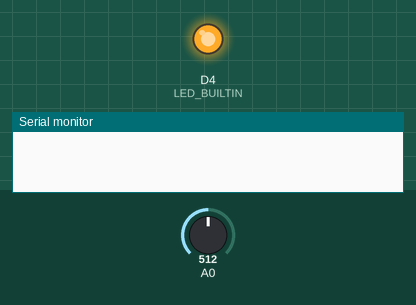
Recording of a program running on a simulated ESP8266 (Wemos D1 mini). On the bench: output pins drawn as LEDs (lit = HIGH, except the on-board LED, lit = LOW), the last lines printed to the serial monitor. Inputs (shaded band) come from the test bench; at power-on: A0 = 512. WiFi joins after 1.5 s; servers stay silent unless stated; EEPROM starts erased; no MQTT or app messages arrive unless stated.

Above: at 0.1 s.
At 2.5 s:
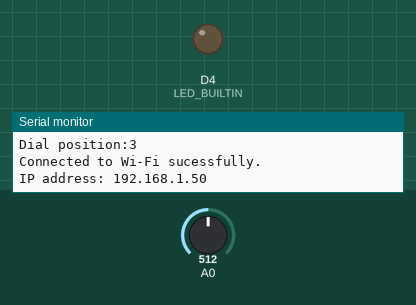
Timing chart, 0 to 4.0 s (numbered marks = the images above):
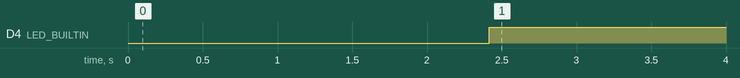

The program:

main.cpp
```cpp
#include <Arduino.h>
#include <sstream>
#include <ESP8266WiFi.h>
#include <PubSubClient.h>
#include <mqttClient.h>
#include <ps2.h>
#include "credentials.h"
#include "topics.h"
#include "vars.h"
#include <Preferences.h>

#define PRINT_TO_SERIAL 1

// declare objects & variables
void setupWifi();
void getSwitchValue();
void onWifiConnect(const WiFiEventStationModeGotIP &event);
void onWifiDisconnect(const WiFiEventStationModeDisconnected &event);

WiFiEventHandler wifiConnectHandler;
WiFiEventHandler wifiDisconnectHandler;

Preferences preferences;

unsigned long loopDelay = 100;

unsigned int dial = -1;

unsigned long interval = 1000 * 60 * 10; // 10 minutes for a reboot if no signal recieved

bool sendNetworkDetails = true;

unsigned long lastDelayLoopMillis = 0;

void setup()
{
  pinMode(A0, INPUT);
  pinMode(LED_BUILTIN, OUTPUT);

#ifdef PRINT_TO_SERIAL
  Serial.begin(115200);
#endif

  // get loop delay
  preferences.begin("ps2", false);
  loopDelay = preferences.getULong("loopDelay", loopDelay);

  randomSeed(micros());

  setupWifi();

  setupMQTTClient();

  getSwitchValue(); // get switch value once

  setUpPS2(); // connect controller

  MQTT_RUMBLE = 0;
}

void loop()
{
  // delay(50);  //produces 17-19 messages per second
  // delay(100); //produces 9-10 messages per second
  // delay(200); //produces ~5 messages per second
  delay(loopDelay); // now variable

  loopPS2(MQTT_RUMBLE);

  // stop rumble after 500ms if no MQTT signal recieved
  unsigned long currentMillis = millis();

  if (currentMillis - lastRumbleCommandRecievedMillis > 500)
  {
    lastRumbleCommandRecievedMillis = currentMillis;
    MQTT_RUMBLE = 0;
  }

  if (WiFi.isConnected() == false)
  {
    // just do nothing and wait for the reconnection event to happen
    delay(1000);
  }
  else
  {
    // MQTT section
    if (MQTTClient.connected() == false)
    {
      MQTTConnect();
    }
    else
    {
      if (sendNetworkDetails == true)
      {
        // MQTTClient.publish(MQTT_IP_TOPIC, WIFI_SSID);
        MQTTClient.publish(MQTT_IP_TOPIC.c_str(), WiFi.localIP().toString().c_str());

        sendNetworkDetails = false;
      }

      // send loop delay
      if (currentMillis - lastDelayLoopMillis > 5000)
      {
        lastDelayLoopMillis = currentMillis;
        MQTTClient.publish(MQTT_LOOP_DELAY_TOPIC.c_str(), String(loopDelay).c_str());
      }
    }

    MQTTClient.loop();
  }

  // check for in-activity
  if (currentMillis - lastCommandSentMillis > interval)
  {
    MQTTClient.publish(MQTT_INFO_TOPIC.c_str(), "Time to reboot due to inactivity");

    delay(500);

    // well it's probably time for a reboot
    ESP.restart();
  }

  // set LED off
  digitalWrite(LED_BUILTIN, HIGH);
}

void getSwitchValue()
{
  const int numReadings = 100;

  int total = 0; // the running total

  for (int thisReading = 0; thisReading < numReadings; thisReading++)
  {
    int sensorValue = analogRead(A0);

    total = total + sensorValue;

    delay(10);
  }

  // calculate the average:
  int average = total / numReadings;

#ifdef PRINT_TO_SERIAL
  Serial.print("Raw dial value:");
  Serial.println(average);
#endif

  if (average < 200)
  {
    dial = 1;
  }
  else if ((200 < average) && (average < 350))
  {
    dial = 2;
  }
  else if ((350 < average) && (average < 800))
  {
    dial = 3;
  }
  else
  {
    dial = 4;
  }

#ifdef PRINT_TO_SERIAL
  Serial.print("Dial position:");
  Serial.println(dial);
#endif

  std::stringstream msg;
  msg << dial;

  MQTTClient.publish(MQTT_DIAL_TOPIC.c_str(), msg.str().c_str());
}

void setupWifi()
{
  // Register event handlers
  wifiConnectHandler = WiFi.onStationModeGotIP(onWifiConnect);
  wifiDisconnectHandler = WiFi.onStationModeDisconnected(onWifiDisconnect);

  // sort out WiFi
  WiFi.mode(WIFI_STA);
  WiFi.begin(WIFI_SSID, WIFI_PASSWORD); // Connect to the network
}

void onWifiConnect(const WiFiEventStationModeGotIP &event)
{
  sendNetworkDetails = true;

#ifdef PRINT_TO_SERIAL
  Serial.println("Connected to Wi-Fi sucessfully.");
  Serial.print("IP address: ");
  Serial.println(WiFi.localIP());
#endif
}

void onWifiDisconnect(const WiFiEventStationModeDisconnected &event)
{
#ifdef PRINT_TO_SERIAL
  Serial.println("Disconnected from Wi-Fi, trying to connect...");
#endif
  WiFi.disconnect();
  WiFi.begin(WIFI_SSID, WIFI_PASSWORD); // Reconnect to the network
}
```

credentials.h
```cpp
#pragma once

auto WIFI_SSID = "the robot network";
auto WIFI_PASSWORD = "isaacasimov";

auto MQTT_SERVER = "robotmqtt";

auto MQTT_CLIENTID = "ps2-controller";
auto MQTT_USERNAME = "public";
auto MQTT_KEY = "public";
```

mqttClient.h
```cpp
#include <PubSubClient.h>
#include "topics.h"
#include "vars.h"
#include "credentials.h"
#include <sstream>
#include <Preferences.h>

byte MQTT_RUMBLE = 0;
unsigned long lastRumbleCommandRecievedMillis = 0;
unsigned long connectionTiming = 0;
void callback(char *topic, byte *payload, unsigned int length);

extern Preferences preferences;
extern unsigned long loopDelay;

void setupMQTTClient()
{
#ifdef PRINT_TO_SERIAL
  Serial.println("Connecting to MQTT server");
#endif

  // set this to be a large enough value to allow a large MQTT message
  MQTTClient.setBufferSize(5000);

  MQTTClient.setServer(MQTT_SERVER, 1883);

  // setup callbacks
  MQTTClient.setCallback(callback);
}

void MQTTConnect()
{
  yield();

#ifdef PRINT_TO_SERIAL
  Serial.print("Attempting MQTT connection...");
#endif

  connectionTiming = millis();

  // Attempt to connect
  if (MQTTClient.connect(MQTT_CLIENTID, MQTT_USERNAME, MQTT_KEY))
  {
#ifdef PRINT_TO_SERIAL
    Serial.println("MQTT connected");
    Serial.print("connected in ");
    Serial.print(millis() - connectionTiming);
    Serial.println("ms");
#endif

    // Once connected, publish an announcement...
    MQTTClient.publish(MQTT_INFO_TOPIC.c_str(), "Connected");

// ... and resubscribe
#ifdef PRINT_TO_SERIAL
    Serial.println("resubscribing");
#endif

    if (MQTTClient.subscribe(MQTT_RUMBLE_TOPIC.c_str()) == true)
    {
#ifdef PRINT_TO_SERIAL
      Serial.println("subscribed");
#endif
    }
    else
    {
#ifdef PRINT_TO_SERIAL
      Serial.println("NOT subscribed");
#endif
    }

    if (MQTTClient.subscribe(MQTT_LOOP_DELAY_TOPIC.c_str()) == true)
    {
       MQTTClient.publish(MQTT_LOOP_DELAY_TOPIC.c_str(), String(loopDelay).c_str());
#ifdef PRINT_TO_SERIAL
      Serial.println("subscribed");
#endif
    }
    else
    {
#ifdef PRINT_TO_SERIAL
      Serial.println("NOT subscribed");
#endif
    }
  }
  else
  {
#ifdef PRINT_TO_SERIAL
    Serial.print("failed, rc=");
    Serial.print(MQTTClient.state());
    Serial.println(" try again in 5 seconds");
#endif
  }
}

void callback(char *topic, byte *payload, unsigned int length)
{
#ifdef PRINT_TO_SERIAL
  Serial.print("Message arrived [");
  Serial.print(topic);
  Serial.print("] ");
#endif

  std::string message = "";

  for (int i = 0; i < length; i++)
  {
    message += (char)payload[i];
  }

#ifdef PRINT_TO_SERIAL
  Serial.println(message.c_str());
#endif

  if (std::string(topic) == std::string(MQTT_RUMBLE_TOPIC.c_str()))
  {
    int RumbleStrength = atoi(message.c_str());

    MQTT_RUMBLE = map(RumbleStrength, 0, 100, 0, 255); // translate 0-100% to 0-255 bytes
    lastRumbleCommandRecievedMillis = millis();

    std::stringstream ps2xMsg;
    ps2xMsg << "Vibrate set to " << (int)MQTT_RUMBLE;

    MQTTClient.publish(MQTT_INFO_TOPIC.c_str(), ps2xMsg.str().c_str());
  }
  else if (std::string(topic) == std::string(MQTT_LOOP_DELAY_TOPIC.c_str()))
  {
    loopDelay = atol(message.c_str());

    // Store the counter to the Preferences
    preferences.putULong("loopDelay", loopDelay);

    // Close the Preferences
    preferences.end();
  }
}
```

ps2.h
```cpp
#include <PS2X_lib.h> //for v1.6

/******************************************************************
 * set pins connected to PS2 controller:
 *   - 1e column: original
 *   - 2e colmun: Stef?
 * replace pin numbers by the ones you use
 ******************************************************************/
#define PS2_CLK D5 // SCK (YELLOW)
#define PS2_CMD D7 // MOSI (BLUE)
#define PS2_DAT D6 // MISO (GREEN)
#define PS2_SEL D8 // SS (BROWN)

/******************************************************************
 * select modes of PS2 controller:
 *   - pressures = analog reading of push-butttons
 *   - rumble    = motor rumbling
 * uncomment 1 of the lines for each mode selection
 ******************************************************************/
#define pressures false
#define rumble true

PS2X ps2x; // create PS2 Controller Class

extern unsigned int dial;

unsigned long lastCommandSentMillis = 0;

// void dealWithButton(uint16_t button, std::string topic);
void printToSerial(std::stringstream msg);
void buttonsMinimised();

void setUpPS2()
{
    // added delay to give wireless ps2 module some time to startup, before configuring it
    delay(300);
    int maxAttempts = 60;

    for (int i = 0; i <= maxAttempts; i++) // looping
    {
        std::stringstream ps2xErrorMsg;
        int ps2xError = -1;

        // setup pins and settings: GamePad(clock, command, attention, data, Pressures?, Rumble?) check for error
        ps2xError = ps2x.config_gamepad(PS2_CLK, PS2_CMD, PS2_SEL, PS2_DAT, pressures, rumble);

        if (ps2xError == 0)
        {
            ps2xErrorMsg << "Found Controller, configured successful (loop " << i << ")";
        }
        else if (ps2xError == 1)
        {
            ps2xErrorMsg << "No controller found  (loop " << i << ")";
        }
        else if (ps2xError == 2)
        {
            ps2xErrorMsg << "Controller found but not accepting commands  (loop " << i << ")";
        }
        else if (ps2xError == 3)
        {
            ps2xErrorMsg << "Controller refusing to enter Pressures mode, may not support it  (loop " << i << ")";
        }

#ifdef PRINT_TO_SERIAL
        Serial.println(ps2xErrorMsg.str().c_str());
#endif

        MQTTClient.publish(MQTT_INFO_TOPIC.c_str(), ps2xErrorMsg.str().c_str());
        MQTTClient.publish(MQTT_ERROR_TOPIC.c_str(), ps2xErrorMsg.str().c_str());

        if (ps2xError == 0)
        {
            // MQTTClient.publish(MQTT_CONNECTED_TOPIC, "1");

            return; // leave the setup function
        }
        else
        {
            // MQTTClient.publish(MQTT_CONNECTED_TOPIC, "0");
        }

        delay(1000);
    }

    std::stringstream ps2xMsg;
    ps2xMsg << "Time to reboot after " << maxAttempts << " attempts to connect controller";

    MQTTClient.publish(MQTT_INFO_TOPIC.c_str(), ps2xMsg.str().c_str());

    delay(500);

    // well it's probably time for a reboot
    ESP.restart();
}

void loopPS2(byte vibrate)
{
    /* You must Read Gamepad to get new values and set vibration values
     ps2x.read_gamepad(small motor on/off, larger motor strength from 0-255)
     if you don't enable the rumble, use ps2x.read_gamepad(); with no values
     You should call this at least once a second
   */

    // read controller and set large motor to spin at 'vibrate' speed
    ps2x.read_gamepad(false, vibrate);

    long left_x_mapped = map(ps2x.Analog(PSS_LX), 0, 255, -100, 100);
    long left_y_mapped = map(ps2x.Analog(PSS_LY), 0, 255, -100, 100);

    long right_x_mapped = map(ps2x.Analog(PSS_RX), 0, 255, -100, 100);
    long right_y_mapped = map(ps2x.Analog(PSS_RY), 0, 255, -100, 100);

    // Serial.print("PSS_LX:" + String(left_x_mapped) + " PSS_LY:" + String(left_y_mapped));
    // Serial.println("PSS_RX:" + String(right_x_mapped) + " PSS_RY:" + String(right_y_mapped));

    // check for centered zone and ignore
    if (abs(left_x_mapped) > 5 ||
        abs(left_y_mapped) > 5)
    {
        MQTTClient.publish(MQTT_LEFT_X_TOPIC.c_str(), String(left_x_mapped).c_str());
        MQTTClient.publish(MQTT_LEFT_X_RAW_TOPIC.c_str(), String(ps2x.Analog(PSS_LX)).c_str());
        MQTTClient.publish(MQTT_LEFT_Y_TOPIC.c_str(), String(left_y_mapped).c_str());
        MQTTClient.publish(MQTT_LEFT_Y_RAW_TOPIC.c_str(), String(ps2x.Analog(PSS_LY)).c_str());

        digitalWrite(LED_BUILTIN, LOW); // set LED to flash on
    }

    // check for centered zone and ignore
    if (abs(right_x_mapped) > 5 ||
        abs(right_y_mapped) > 5)
    {
        MQTTClient.publish(MQTT_RIGHT_X_TOPIC.c_str(), String(right_x_mapped).c_str());
        MQTTClient.publish(MQTT_RIGHT_X_RAW_TOPIC.c_str(), String(ps2x.Analog(PSS_RX)).c_str());
        MQTTClient.publish(MQTT_RIGHT_Y_TOPIC.c_str(), String(right_y_mapped).c_str());
        MQTTClient.publish(MQTT_RIGHT_Y_RAW_TOPIC.c_str(), String(ps2x.Analog(PSS_RY)).c_str());

        digitalWrite(LED_BUILTIN, LOW); // set LED to flash on
    }

    // publish buttons minimised
    buttonsMinimised();
}

void buttonsMinimised()
{
    bool btnPressed = false;

    uint16_t buttonIDs[] = {PSB_START, PSB_SELECT, PSB_PAD_UP, PSB_PAD_DOWN, PSB_PAD_LEFT, PSB_PAD_RIGHT, PSB_TRIANGLE, PSB_CROSS, PSB_SQUARE, PSB_CIRCLE, PSB_L1, PSB_R1, PSB_L2, PSB_R2, PSB_L3, PSB_R3};
    String buttonTxt[] = {"START", "SELECT", "PAD_UP", "PAD_DOWN", "PAD_LEFT", "PAD_RIGHT", "TRIANGLE", "CROSS", "SQUARE", "CIRCLE", "BUMPER_LEFT", "BUMPER_RIGHT", "TRIGGER_LEFT", "TRIGGER_RIGHT", "STICK_LEFT", "STICK_RIGHT"};

    for (size_t i = 0; i < 16; i++)
    {
        if (ps2x.Button(buttonIDs[i]) == true)
        {
            String topic = MQTT_BUTTON_TOPIC + String("/") + buttonTxt[i];
            topic.toLowerCase();

            MQTTClient.publish(topic.c_str(), "press");

            btnPressed = true;
        }
    }

    if (btnPressed == true)
    {
        digitalWrite(LED_BUILTIN, LOW); // set LED to flash on

        lastCommandSentMillis = millis(); // reset timer
    }
}
```

topics.h
```cpp
#pragma once

String MQTT_LEFT_X_TOPIC = "gamepads/ps2/1/sticks/left/x";
String MQTT_RIGHT_X_TOPIC = "gamepads/ps2/1/sticks/right/x";
String MQTT_LEFT_Y_TOPIC = "gamepads/ps2/1/sticks/left/y";
String MQTT_RIGHT_Y_TOPIC = "gamepads/ps2/1/sticks/right/y";

String MQTT_LEFT_X_RAW_TOPIC = "gamepads/ps2/1/sticks/left/xraw";
String MQTT_RIGHT_X_RAW_TOPIC = "gamepads/ps2/1/sticks/right/xraw";
String MQTT_LEFT_Y_RAW_TOPIC = "gamepads/ps2/1/sticks/left/yraw";
String MQTT_RIGHT_Y_RAW_TOPIC = "gamepads/ps2/1/sticks/right/yraw";

String MQTT_BUTTON_TOPIC = "gamepads/ps2/1/buttons";

String MQTT_RUMBLE_TOPIC = "gamepads/ps2/1/rumble";

String MQTT_INFO_TOPIC = "gamepads/ps2/1/info";
String MQTT_IP_TOPIC = "gamepads/ps2/1/ip";
String MQTT_DIAL_TOPIC = "gamepads/ps2/1/dial";
String MQTT_ERROR_TOPIC = "gamepads/ps2/1/error";

String MQTT_LOOP_DELAY_TOPIC= "gamepads/ps2/1/loopdelay";
```

vars.h
```cpp
#pragma once

#include <ESP8266WiFi.h>
#include <PubSubClient.h>

WiFiClient wifiConnection;
PubSubClient MQTTClient(wifiConnection);
```

Measured:
- by itself, D4 (LED_BUILTIN): LOW → HIGH at 2.4 s
